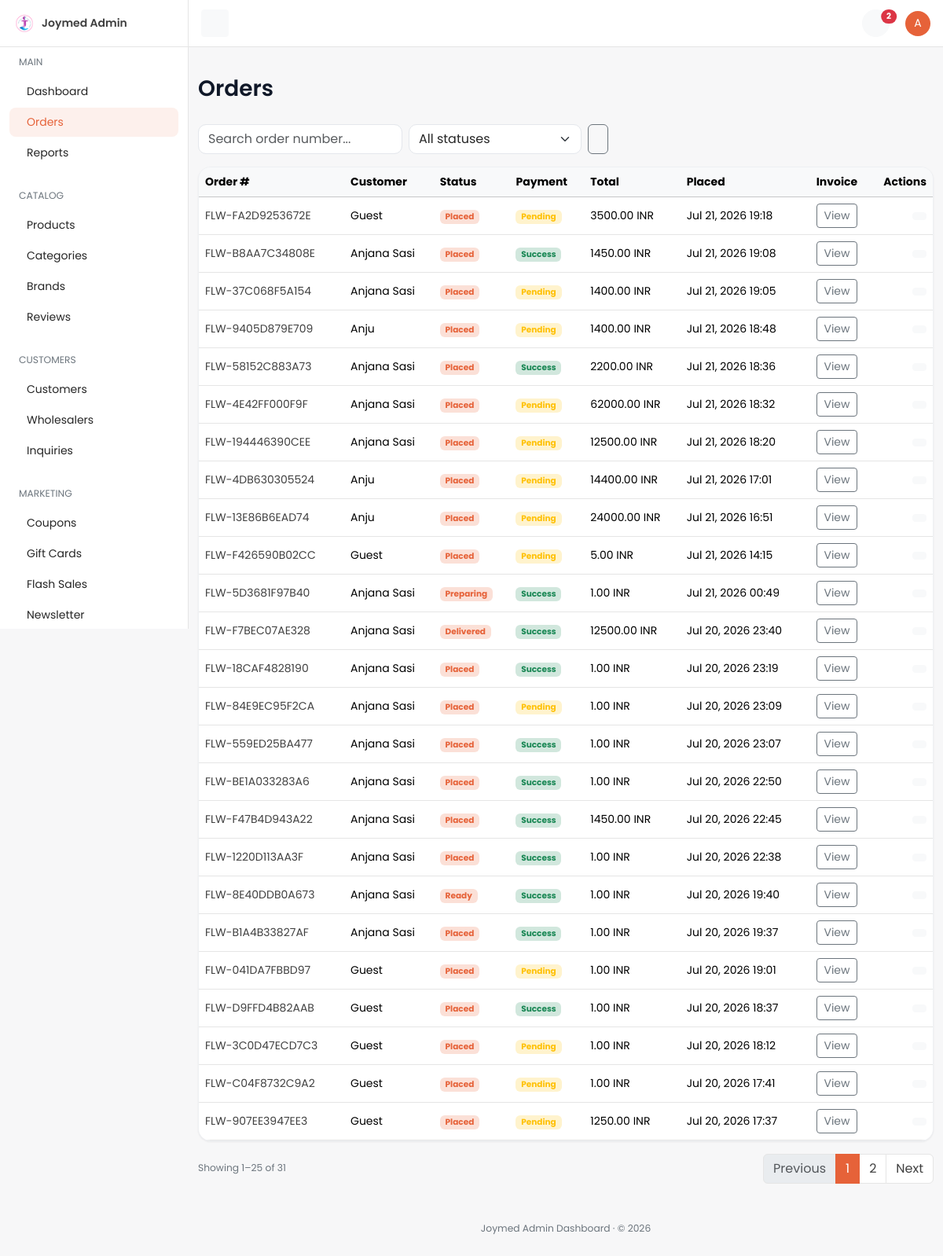
/dashboard/orders/ (signed in), run on an earlier commit of the app's database.
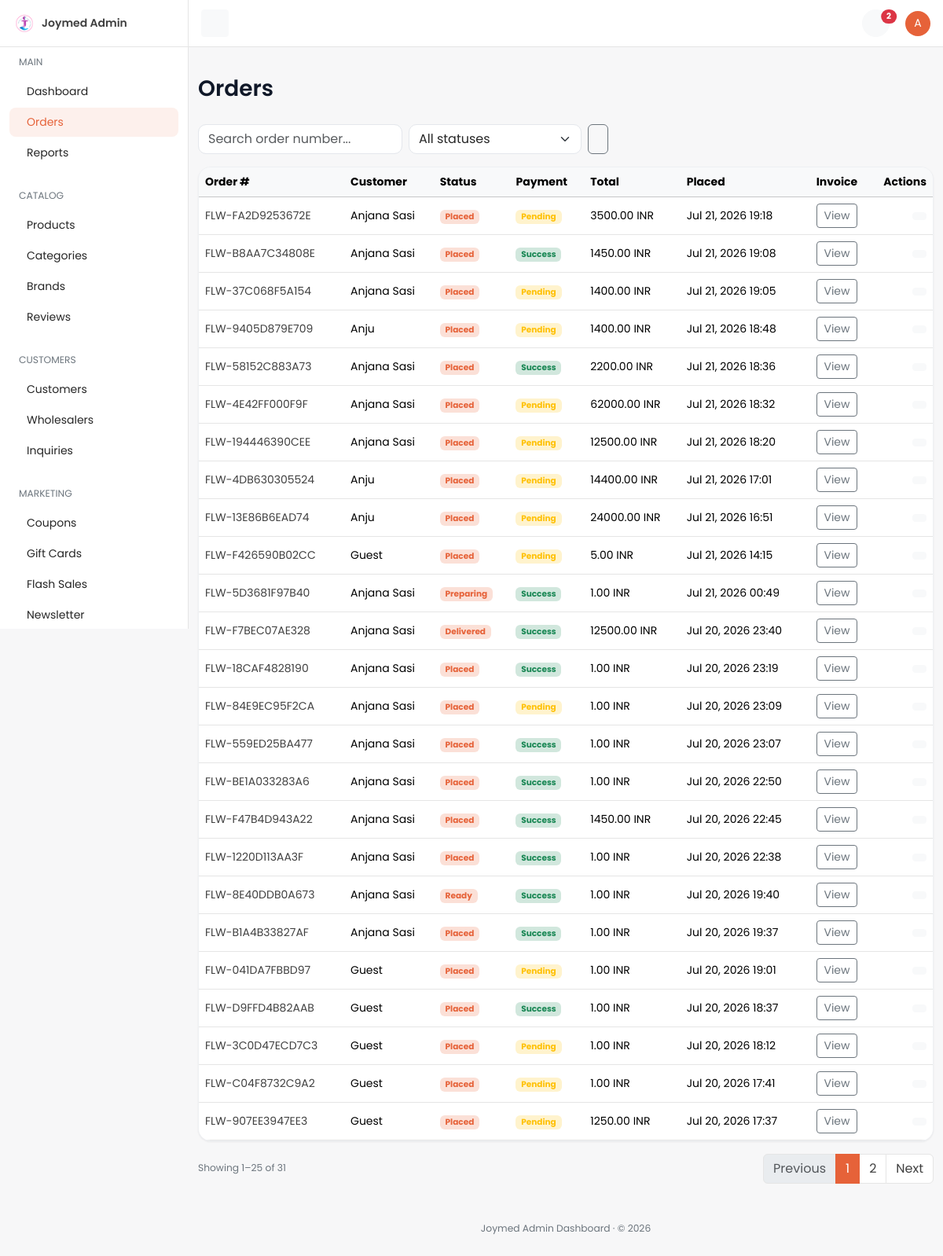
And on a later commit of the database.
### orders/models.py (models this page shows, shortened)
class Order(TimeStampedModel):
    customer_profile = models.ForeignKey(
        "accounts.CustomerProfile",
        on_delete=models.CASCADE,
        related_name="orders",
        null=True,
        blank=True,
        verbose_name="Customer profile",
        help_text="Owner of this order; null for guest checkout.",
    )
    cart = models.ForeignKey(
        "cart.Cart",
        on_delete=models.SET_NULL,
        null=True,
        blank=True,
        related_name="orders",
        verbose_name="Source cart",
    )
    order_number = models.CharField(
        max_length=32,
        unique=True,
        db_index=True,
        verbose_name="Order number",
        help_text="Human-readable unique order reference.",
    )
    idempotency_key = models.CharField(
        max_length=64,
        unique=True,
        null=True,
        blank=True,
        db_index=True,
        verbose_name="Idempotency key",
        help_text="Client-supplied key preventing duplicate order creation.",
    )
    order_status = models.CharField(
        max_length=20,
        choices=OrderStatus.choices,
        default=OrderStatus.RECEIVED,
        db_index=True,
        verbose_name="Order status",
    )
    delivery_slot_booking = models.ForeignKey(
        "delivery.DeliverySlotBooking",
        on_delete=models.SET_NULL,
        null=True,
        blank=True,
        related_name="orders",
        verbose_name="Delivery slot booking",
    )
    subtotal = models.DecimalField(max_digits=12, decimal_places=2, default=0)
    coupon_discount = models.DecimalField(max_digits=12, decimal_places=2, default=0)
    delivery_charge = models.DecimalField(max_digits=12, decimal_places=2, default=0)
    total_amount = models.DecimalField(
        max_digits=12,
        decimal_places=2,
        verbose_name="Total amount",
        help_text="Order total in the customer's checkout currency.",
    )
    currency = models.ForeignKey(
        "core.Currency",
        on_delete=models.PROTECT,
        null=True,
        blank=True,
        related_name="orders",
        verbose_name="Currency",
    )
    delivery_address_snapshot = models.JSONField(
        default=dict,
        verbose_name="Delivery address snapshot",
    )
    invoice_details = models.JSONField(default=dict, verbose_name="Invoice details")
    class Meta:
        verbose_name = "Order"
        verbose_name_plural = "Orders"
        indexes = [
            models.Index(
                fields=["customer_profile", "-created_at"],
                name="ord_customer_created_idx",
            ),
            models.Index(fields=["order_status"], name="orders_order_status_idx"),
            models.Index(fields=["idempotency_key"], name="orders_idempotency_key_idx"),
        ]
        ordering = ["-created_at"]
    @property
    def payment_status_display(self) -> str:
        tx = self.payment_transactions.filter(status="success").last()
        if not tx:
            tx = self.payment_transactions.last()
        if not tx:
            return "Unknown"
        return tx.get_status_display()

### payments/models.py (models this page shows, shortened)
class PaymentTransaction(TimeStampedModel):
    order = models.ForeignKey(
        "orders.Order",
        on_delete=models.CASCADE,
        related_name="payment_transactions",
        verbose_name="Order",
    )
    gateway_key = models.CharField(max_length=40, db_index=True, verbose_name="Gateway key")
    amount = models.DecimalField(max_digits=12, decimal_places=2, verbose_name="Amount")
    currency = models.ForeignKey(
        "core.Currency",
        on_delete=models.PROTECT,
        related_name="payment_transactions",
        verbose_name="Currency",
    )
    status = models.CharField(
        max_length=20,
        choices=PaymentStatus.choices,
        default=PaymentStatus.PENDING,
        db_index=True,
        verbose_name="Status",
    )
    external_intent_id = models.CharField(
        max_length=120,
        blank=True,
        db_index=True,
        verbose_name="External intent ID",
    )
    external_transaction_id = models.CharField(
        max_length=120,
        blank=True,
        verbose_name="External transaction ID",
    )
    metadata = models.JSONField(default=dict, verbose_name="Metadata")
    class Meta:
        verbose_name = "Payment transaction"
        verbose_name_plural = "Payment transactions"
        indexes = [
            models.Index(fields=["order", "status"], name="pay_tx_order_status_idx"),
            models.Index(fields=["gateway_key", "status"], name="pay_tx_gateway_status_idx"),
        ]

### core/models.py (models this page shows, shortened)
class TimeStampedModel(models.Model):
    created_at = models.DateTimeField(
        auto_now_add=True,
        db_index=True,
        verbose_name="Created at",
        help_text="Timestamp when this record was first created.",
    )
    updated_at = models.DateTimeField(
        auto_now=True,
        db_index=True,
        verbose_name="Updated at",
        help_text="Timestamp when this record was last modified.",
    )
    class Meta:
        abstract = True

class Currency(TimeStampedModel):
    code = models.CharField(
        max_length=3,
        unique=True,
        db_index=True,
        verbose_name="Currency code",
        help_text="ISO 4217 currency code, e.g. QAR or USD.",
    )
    symbol = models.CharField(
        max_length=8,
        verbose_name="Symbol",
        help_text="Display symbol shown alongside prices, e.g. ر.ق or $.",
    )
    exchange_rate_to_base = models.DecimalField(
        max_digits=18,
        decimal_places=8,
        verbose_name="Exchange rate to base",
        help_text="Multiplier to convert this currency into the platform base currency.",
    )
    is_default = models.BooleanField(
        default=False,
        db_index=True,
        verbose_name="Is default",
        help_text="When True, this currency is the storefront default.",
    )
    is_active = models.BooleanField(
        default=True,
        db_index=True,
        verbose_name="Is active",
        help_text="When False, this currency is hidden/inactive on the storefront.",
    )
    class Meta:
        verbose_name = "Currency"
        verbose_name_plural = "Currencies"
        indexes = [
            models.Index(fields=["is_default"], name="core_currency_is_default_idx"),
        ]

### accounts/models.py (models this page shows, shortened)
class CustomerProfile(TimeStampedModel):
    user = models.OneToOneField(
        settings.AUTH_USER_MODEL,
        on_delete=models.CASCADE,
        related_name="customer_profile",
        verbose_name="User",
        help_text="Linked Django auth user.",
    )
    phone = models.CharField(
        max_length=20,
        blank=True,
        db_index=True,
        verbose_name="Phone number",
        help_text="Customer mobile number used for OTP login.",
    )
    phone_verified = models.BooleanField(
        default=False,
        verbose_name="Phone verified",
        help_text="True after a successful OTP verification for this phone.",
    )
    preferred_language = models.CharField(
        max_length=5,
        choices=settings.LANGUAGES,
        default=settings.LANGUAGE_CODE,
        verbose_name="Preferred language",
        help_text="Customer's preferred storefront language.",
    )
    preferred_currency = models.ForeignKey(
        "core.Currency",
        on_delete=models.PROTECT,
        related_name="customer_profiles",
        verbose_name="Preferred currency",
        help_text="Currency used to display prices for this customer.",
    )
    date_of_birth = models.DateField(
        null=True,
        blank=True,
        verbose_name="Date of birth",
        help_text="Optional date of birth for personalization.",
    )
    default_address = models.ForeignKey(
        "accounts.Address",
        on_delete=models.SET_NULL,
        null=True,
        blank=True,
        related_name="+",
        verbose_name="Default address",
        help_text="Customer's primary delivery address.",
    )
    notify_via_email = models.BooleanField(
        default=True,
        verbose_name="Email notifications",
        help_text="Receive order updates via email.",
    )
    notify_via_sms = models.BooleanField(
        default=True,
        verbose_name="SMS notifications",
        help_text="Receive order updates via SMS.",
    )
    notify_via_whatsapp = models.BooleanField(
        default=False,
        verbose_name="WhatsApp notifications",
        help_text="Receive order updates via WhatsApp.",
    )
    class Meta:
        verbose_name = "Customer profile"
        verbose_name_plural = "Customer profiles"
        indexes = [
            models.Index(fields=["phone"], name="accounts_profile_phone_idx"),
        ]
    def __str__(self) -> str:
        return self.user.get_full_name() or self.user.email or str(self.pk)

### dashboard/views/orders.py (the view)
# urls.py: path("orders/", orders.order_list, name="order-list"),
@dashboard_required
@require_http_methods(["GET"])
def order_list(request: HttpRequest) -> HttpResponse:
    qs = Order.objects.select_related("customer_profile__user", "currency").order_by("-created_at")
    status = request.GET.get("status", "").strip()
    if status:
        qs = qs.filter(order_status=status)
    query = request.GET.get("q", "").strip()
    if query:
        qs = qs.filter(order_number__icontains=query)
    paginator = Paginator(qs, 25)
    page_obj = paginator.get_page(request.GET.get("page"))
    params = request.GET.copy()
    params.pop("page", None)
    context = {
        "nav_section": "orders",
        "page_title": "Orders",
        "page_obj": page_obj,
        "objects": page_obj.object_list,
        "statuses": OrderStatus.choices,
        "current_status": status,
        "search_query": query,
        "querystring": params.urlencode(),
    }
    return render(request, "dashboard/orders/list.html", context)

### cart/selectors.py (called while the page is built)
def get_cart_for_request(*, request: HttpRequest) -> Optional[Cart]:
    if hasattr(request, _CART_CACHE_ATTR):
        return getattr(request, _CART_CACHE_ATTR)
    if not request.session.session_key:
        request.session.create()
    session_key = request.session.session_key
    cart = None
    if request.user.is_authenticated and hasattr(request.user, "customer_profile"):
        cart = (
            Cart.objects.filter(customer_profile=request.user.customer_profile)
            .select_related("currency", "destination_city")
            .first()
        )
    if cart is None:
        cart = (
            Cart.objects.filter(session_key=session_key)
            .select_related("currency", "destination_city")
            .first()
        )
    setattr(request, _CART_CACHE_ATTR, cart)
    return cart

def get_cart_item_count(*, cart: Cart | None) -> int:
    if cart is None:
        return 0
    total = CartItem.objects.filter(cart=cart).aggregate(total=Sum("quantity"))["total"]
    return int(total or 0)

def get_cart_count(*, request: HttpRequest) -> int:
    cart = get_cart_for_request(request=request)
    return get_cart_item_count(cart=cart)

### dashboard/templates/dashboard/orders/list.html (shortened to what this page needs)
{% extends "dashboard/base.html" %}
{% block page_title %}Orders{% endblock %}
{% block content %}
<div class="row">
  <div class="col-12">
    <form method="get" class="d-flex gap-2 mb-3 flex-wrap">
      <input type="text" name="q" value="{{ search_query }}" class="form-control" style="max-width: 260px;" placeholder="Search order number..." />
      <select name="status" class="form-select" style="max-width: 220px;" onchange="this.form.submit()">
        <option value="">All statuses</option>
      </select>
      <button type="submit" class="btn btn-outline-secondary"></button>
    </form>
    <div class="card table-responsive">
      <table class="table mb-0 text-nowrap table-hover align-middle">
        <thead class="table-light">
          <tr><th>Order #</th><th>Customer</th><th>Status</th><th>Payment</th><th>Total</th><th>Placed</th><th class="text-center">Invoice</th><th class="text-end">Actions</th></tr>
        </thead>
        <tbody>
          {% for order in objects %}
          <tr>
            <td><a href="{% url 'dashboard:order-detail' order.pk %}">{{ order.order_number }}</a></td>
            <td>
              {% if order.cart and not order.cart.customer_profile %}
                Guest
              {% else %}
                {{ order.customer_profile|default:"Guest" }}
              {% endif %}
            </td>
            <td><span class="badge bg-primary-subtle text-primary">{{ order.get_order_status_display }}</span></td>
            <td>
              {% if order.payment_status_display == 'Success' or order.payment_status_display == 'Paid' %}
              <span class="badge bg-success-subtle text-success">{{ order.payment_status_display }}</span>
              {% elif order.payment_status_display == 'Failed' %}
              <span class="badge bg-danger-subtle text-danger">{{ order.payment_status_display }}</span>
              {% else %}
              <span class="badge bg-warning-subtle text-warning">{{ order.payment_status_display }}</span>
              {% endif %}
            </td>
            <td>{{ order.total_amount|floatformat:2 }} {% if order.currency %}{{ order.currency.code }}{% endif %}</td>
            <td>{{ order.created_at|date:"M d, Y H:i" }}</td>
            <td class="text-center">
              <a href="{% url 'dashboard:order-invoice' order.pk %}" class="btn btn-sm btn-outline-secondary" title="View Invoice" target="_blank"> View</a>
            </td>
            <td class="text-end">
              <a href="{% url 'dashboard:order-detail' order.pk %}" class="btn btn-sm btn-light" title="View Order"></a>
            </td>
          </tr>
          {% empty %}
          <tr><td colspan="8" class="text-center text-secondary py-5">No orders found.</td></tr>
          {% endfor %}
        </tbody>
      </table>
    </div>
    {% include "dashboard/partials/_pagination.html" %}
  </div>
</div>
{% endblock %}

What changed in the data, as far as the page shows it:
changed Order "FLW-FA2D9253672E": customer_profile (not shown) → "Anjana Sasi"; no longer shows "Guest"
